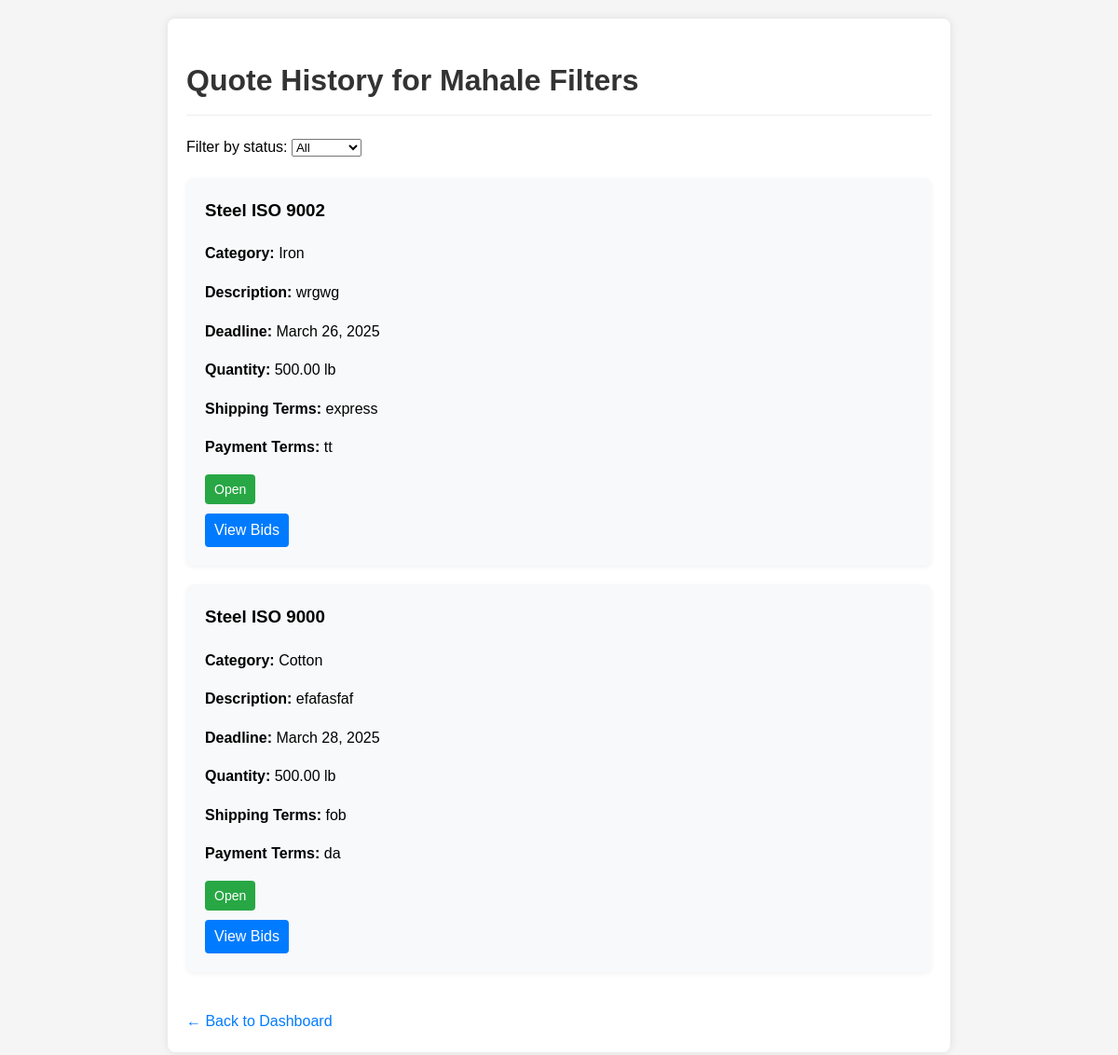
/manufacturer/quote-history/ (signed in), run on the app's committed database.
### manufacturer/models.py (models this page shows, shortened)
class Manufacturer(models.Model):
    user = models.OneToOneField('auth.User', on_delete=models.CASCADE)
    first_name = models.CharField(max_length=100)
    last_name = models.CharField(max_length=100)
    company_name = models.CharField(max_length=200)
    city = models.CharField(max_length=100)
    state = models.CharField(max_length=100)
    business_type = models.CharField(max_length=100)
    website = models.URLField(blank=True)
    phone_number = models.CharField(max_length=20)
    key_products = models.TextField()

class QuoteRequest(models.Model):
    STATUS_CHOICES = [
        ('open', 'Open'),
        ('closed', 'Closed'),
        ('awarded', 'Awarded'),
        ('expired', 'Expired'),
    ]
    manufacturer = models.ForeignKey(Manufacturer, on_delete=models.CASCADE)
    product = models.CharField(max_length=200)
    category = models.CharField(max_length=100)
    description = models.TextField()
    deadline = models.DateField()
    quantity = models.DecimalField(max_digits=10, decimal_places=2)
    unit = models.CharField(max_length=20, blank=True)
    annual_volume = models.CharField(max_length=100, blank=True)
    unit_price = models.DecimalField(max_digits=10, decimal_places=2, null=True, blank=True)
    currency = models.CharField(max_length=3, blank=True)
    shipping_terms = models.CharField(max_length=50)
    destination_port = models.CharField(max_length=100, blank=True)
    payment_terms = models.CharField(max_length=50)
    status = models.CharField(max_length=10, choices=STATUS_CHOICES, default='open')
    created_at = models.DateTimeField(auto_now_add=True)
    accepted_bid = models.ForeignKey('supplier.Bid', on_delete=models.SET_NULL, null=True, blank=True)
    def get_category_display(self):
        return self.category.replace('_', ' ').title()

### manufacturer/views.py (the view)
# urls.py: path('quote-history/', views.quote_history, name='manufacturer_quote_history'),
def quote_history(request):
    if not request.user.is_authenticated:
        return redirect('manufacturer_login')
    manufacturer = Manufacturer.objects.get(user=request.user)
    quotes = QuoteRequest.objects.filter(manufacturer=manufacturer).order_by('-created_at')
    status_filter = request.GET.get('status')
    if status_filter:
        quotes = quotes.filter(status=status_filter)
    return render(request, 'manufacturer/quote_history.html', {
        'manufacturer': manufacturer,
        'quotes': quotes
    })

### manufacturer/templates/manufacturer/quote_history.html (shortened to what this page needs)
<!DOCTYPE html>
<html>
<head>
</head>
<body>
    <div class="container">
        <h1>Quote History for {{ manufacturer.company_name }}</h1>
        <div class="filters">
            <form method="get">
                <label>Filter by status:</label>
                <select name="status" onchange="this.form.submit()">
                    <option value="">All</option>
                </select>
            </form>
        </div>
        {% for quote in quotes %}
        <div class="card">
            <h3>{{ quote.product }}</h3>
            <p><strong>Category:</strong> {{ quote.get_category_display }}</p>
            <p><strong>Description:</strong> {{ quote.description }}</p>
            <p><strong>Deadline:</strong> {{ quote.deadline }}</p>
            <p><strong>Quantity:</strong> {{ quote.quantity }} {{ quote.unit }}</p>
            <p><strong>Shipping Terms:</strong> {{ quote.shipping_terms }}</p>
            <p><strong>Payment Terms:</strong> {{ quote.payment_terms }}</p>
            <span class="status status-{{ quote.status }}">{{ quote.get_status_display }}</span>
            {% if quote.status == 'open' or quote.status == 'awarded' %}
            <div>
                <a href="{% url 'view_quote_bids' quote.id %}" class="view-bids-btn">View Bids</a>
            </div>
            {% endif %}
        </div>
        {% empty %}
        <p>You have not submitted any quote requests yet.</p>
        {% endfor %}
        <a href="{% url 'manufacturer_dashboard' %}" class="back-link">← Back to Dashboard</a>
    </div>
</body>
</html>

### manufacturer/templates/manufacturer/quote_history.html (style rules this page uses)
body { font-family: Arial, sans-serif; line-height: 1.6; margin: 0; padding: 20px; background-color: #f5f5f5; }
.container { max-width: 800px; margin: 0 auto; background: white; padding: 20px; border-radius: 8px; box-shadow: 0 0 10px rgba(0,0,0,0.1); }
h1 { color: #333; border-bottom: 1px solid #eee; padding-bottom: 10px; }
.card { background: #f8f9fa; border-radius: 8px; padding: 20px; margin-bottom: 20px; box-shadow: 0 2px 5px rgba(0,0,0,0.05); }
.card h3 { margin-top: 0; }
.status { display: inline-block; padding: 5px 10px; color: white; border-radius: 4px; font-size: 14px; }
.status-open { background: #28a745; }
.back-link { display: inline-block; margin-top: 20px; color: #007bff; text-decoration: none; }
.view-bids-btn { display: inline-block; padding: 5px 10px; background: #007bff; color: white; text-decoration: none; border-radius: 4px; margin-top: 10px; }
.filters { margin-bottom: 20px; }

### data on the page
Manufacturer: company_name "Mahale Filters"
QuoteRequest: product "Steel ISO 9002", category "Iron", description "wrgwg", deadline "March 26, 2025", quantity "500.00", unit "lb", shipping_terms "express", payment_terms "tt", status "Open", shows "View Bids"
QuoteRequest: product "Steel ISO 9000", category "Cotton", description "efafasfaf", deadline "March 28, 2025", quantity "500.00", unit "lb", shipping_terms "fob", payment_terms "da", status "Open", shows "View Bids"
